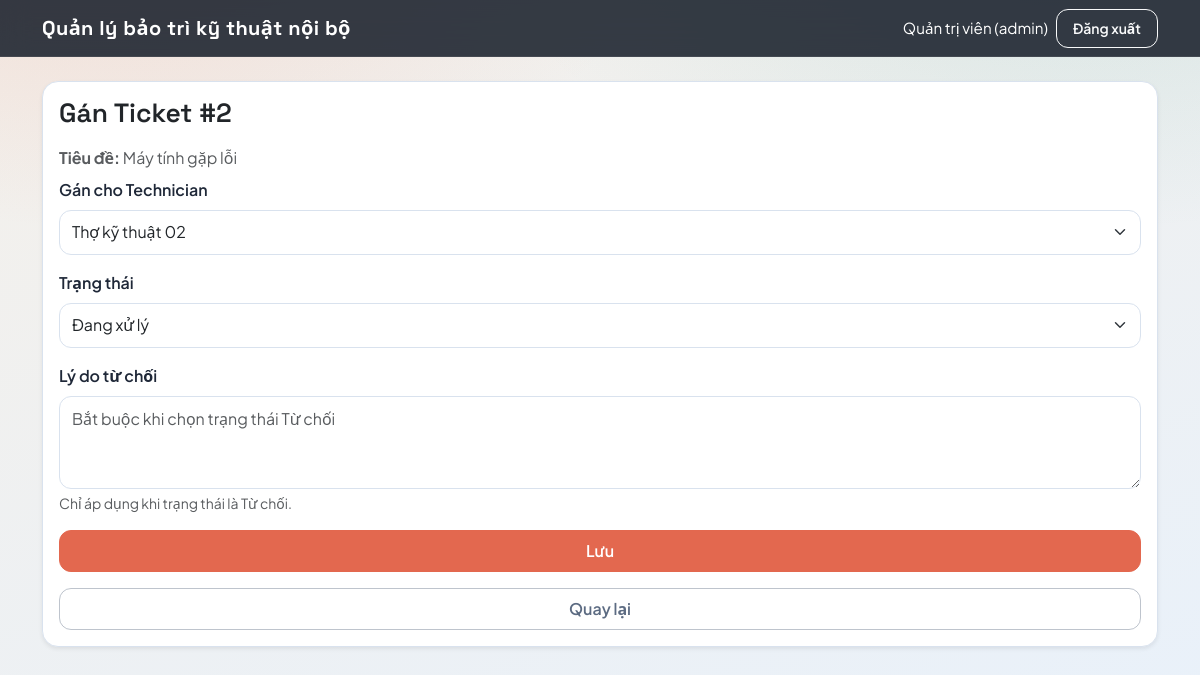
/tickets_assign.php?id=2 (signed in), run on the app's committed database.
### tables this page shows
CREATE TABLE `tickets` (
  `id` int(11) NOT NULL,
  `tieu_de` varchar(200) NOT NULL,
  `mo_ta` text NOT NULL,
  `phan_loai_id` int(11) NOT NULL,
  `user_id` int(11) NOT NULL,
  `assigned_to` int(11) DEFAULT NULL,
  `trang_thai` enum('Mới','Đang xử lý','Đã hoàn thành','Từ chối') NOT NULL DEFAULT 'Mới',
  `ly_do_tu_choi` text DEFAULT NULL,
  `created_at` datetime NOT NULL DEFAULT current_timestamp(),
  `updated_at` datetime DEFAULT NULL
);

CREATE TABLE `users` (
  `id` int(11) NOT NULL,
  `full_name` varchar(100) NOT NULL,
  `email` varchar(120) NOT NULL,
  `password_hash` varchar(255) NOT NULL,
  `role` enum('admin','technician','user') NOT NULL DEFAULT 'user',
  `created_at` datetime NOT NULL DEFAULT current_timestamp()
);

### inc/auth.php (called while the page is built, shortened)
<?php
function e(string $str): string {
    return htmlspecialchars($str, ENT_QUOTES, 'UTF-8');
}

### tickets_assign.php (the view, shortened to what this page needs)
<?php
require_once __DIR__ . "/inc/db.php";
require_once __DIR__ . "/inc/auth.php";
$id = (int)($_GET['id'] ?? 0);
$ticket = $pdo->prepare("SELECT * FROM tickets WHERE id=?");
$ticket->execute([$id]);
$ticket = $ticket->fetch();
$techs = $pdo->query("SELECT id, full_name FROM users WHERE role='technician' ORDER BY full_name")->fetchAll();
include __DIR__ . "/inc/header.php";
?>
<div class="card shadow-sm">
  <div class="card-body">
    <h4 class="mb-3">Gán Ticket #<?= (int)$ticket['id'] ?></h4>
    <p class="text-muted mb-2"><b>Tiêu đề:</b> <?= e($ticket['tieu_de']) ?></p>
    <form method="post" class="vstack gap-3">
      <div>
        <label class="form-label">Gán cho Technician</label>
        <select name="assigned_to" class="form-select">
          <?php foreach ($techs as $t): ?>
            <option value="<?= (int)$t['id'] ?>" <?= ((int)$ticket['assigned_to'] === (int)$t['id']) ? 'selected' : '' ?>>
              <?= e($t['full_name']) ?>
            </option>
          <?php endforeach; ?>
        </select>
      </div>
      <div>
        <label class="form-label">Trạng thái</label>
        <select name="trang_thai" class="form-select">
          <?php foreach (['Mới','Đang xử lý','Đã hoàn thành','Từ chối'] as $st): ?>
            <option value="<?= $st ?>" <?= $ticket['trang_thai']===$st?'selected':'' ?>><?= $st ?></option>
          <?php endforeach; ?>
        </select>
      </div>
      <div>
        <label class="form-label">Lý do từ chối</label>
        <textarea name="ly_do_tu_choi" class="form-control" rows="3" placeholder="Bắt buộc khi chọn trạng thái Từ chối"><?= e($ticket['trang_thai']==='Từ chối' ? ($ticket['ly_do_tu_choi'] ?? '') : '') ?></textarea>
        <div class="form-text">Chỉ áp dụng khi trạng thái là Từ chối.</div>
      </div>
      <button class="btn btn-dark">Lưu</button>
      <a class="btn btn-outline-secondary" href="tickets_all.php">Quay lại</a>
    </form>
  </div>
</div>
<?php include __DIR__ . "/inc/footer.php"; ?>

### inc/header.php (style rules this page uses)
:root { color-scheme: light; --bg-1: #f4f0ea; --bg-2: #e8f1fb; --ink: #1f2838; --ink-soft: #5c6b82; --accent: #e3684f; --accent-2: #1f8f7c; --card: #ffffff; --border: #d9e2ee; --shadow: 0 18px 45px rgba(20, 35, 60, 0.12); }
* { box-sizing: border-box; }
body.app-body { font-family: "Plus Jakarta Sans", "Segoe UI", sans-serif; color: var(--ink); background: radial-gradient(1000px 520px at 90% -10%, rgba(31, 143, 124, 0.12), transparent 60%), radial-gradient(900px 520px at 10% -10%, rgba(227, 104, 79, 0.14), transparent 60%), linear-gradient(160deg, var(--bg-1), var(--bg-2)); min-height: 100vh; }
a { text-decoration: none; }
.page-title, .page-header h4, .page-header h5, .card h4, .card h5 { font-family: "Space Grotesk", "Segoe UI", sans-serif; font-weight: 600; margin: 0; font-size: clamp(1.2rem, 1.2rem + 0.6vw, 1.7rem); }
.card { border: 1px solid var(--border); border-radius: 16px; box-shadow: var(--shadow); background: var(--card); animation: float-in 0.6s ease both; }
.btn { border-radius: 12px; font-weight: 600; padding: 0.5rem 1rem; }
.btn-dark { background: var(--accent); border-color: var(--accent); }
.btn-outline-secondary { color: var(--ink-soft); border-color: rgba(92, 107, 130, 0.4); }
.form-label { font-weight: 600; color: var(--ink); }
.form-control, .form-select { border-radius: 12px; border-color: var(--border); padding: 0.6rem 0.75rem; }

### data on the page
tickets: id "2", tieu_de "Máy tính gặp lỗi", assigned_to "Thợ kỹ thuật 02", trang_thai "Đang xử lý"

### other printed values
current_user()['full_name'] "Quản trị viên"
current_user()['role'] "admin"
